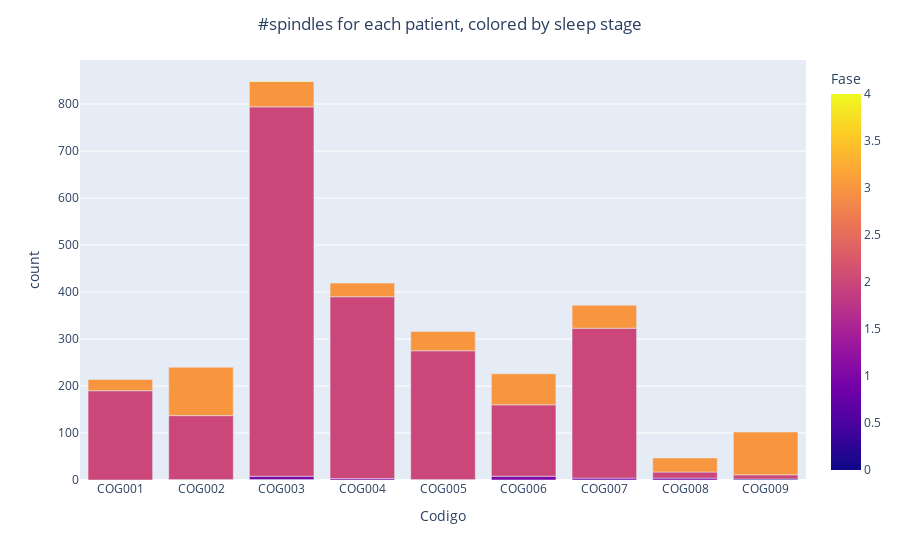

Notebook source saved alongside this figure:
### Code cell
fig=px.bar(aux,x='Codigo',y='count',color='Fase',barmode='group')
fig.update_layout(title_text='#spindles for each patient, colored by sleep stage', title_x=0.5)
fig.show()

### Figure 1 — Plotly figure (JSON) as saved in the notebook; plotly's stock layout.template omitted (floating-point values rounded to 4 significant figures)
{"data": [{"alignmentgroup": "True", "hovertemplate": "Codigo=%{x}<br>count=%{y}<br>Fase=%{marker.color}<extra></extra>", "legendgroup": "", "marker": {"color": [2, 3, 1, 2, 3, 0, 1, 2, 3, 4, 1, 2, 3, 1, 2, 3, 1, 2, 3, 1, 2, 3, 1, 2, 3, 0, 2, 3], "coloraxis": "coloraxis", "pattern": {"shape": ""}}, "name": "", "offsetgroup": "", "orientation": "v", "showlegend": false, "textposition": "auto", "type": "bar", "x": ["COG001", "COG001", "COG002", "COG002", "COG002", "COG003", "COG003", "COG003", "COG003", "COG003", "COG004", "COG004", "COG004", "COG005", "COG005", "COG005", "COG006", "COG006", "COG006", "COG007", "COG007", "COG007", "COG008", "COG008", "COG008", "COG009", "COG009", "COG009"], "xaxis": "x", "y": [190, 24, 1, 136, 103, 1, 7, 786, 54, 1, 3, 387, 29, 1, 274, 41, 8, 152, 66, 4, 319, 49, 4, 13, 30, 2, 9, 91], "yaxis": "y"}], "layout": {"barmode": "group", "coloraxis": {"colorbar": {"title": {"text": "Fase"}}, "colorscale": [[0, "#0d0887"], [0.1111, "#46039f"], [0.2222, "#7201a8"], [0.3333, "#9c179e"], [0.4444, "#bd3786"], [0.5556, "#d8576b"], [0.6667, "#ed7953"], [0.7778, "#fb9f3a"], [0.8889, "#fdca26"], [1, "#f0f921"]]}, "legend": {"tracegroupgap": 0}, "margin": {"t": 60}, "title": {"text": "#spindles for each patient, colored by sleep stage", "x": 0.5}, "xaxis": {"anchor": "y", "domain": [0, 1], "title": {"text": "Codigo"}}, "yaxis": {"anchor": "x", "domain": [0, 1], "title": {"text": "count"}}}}
